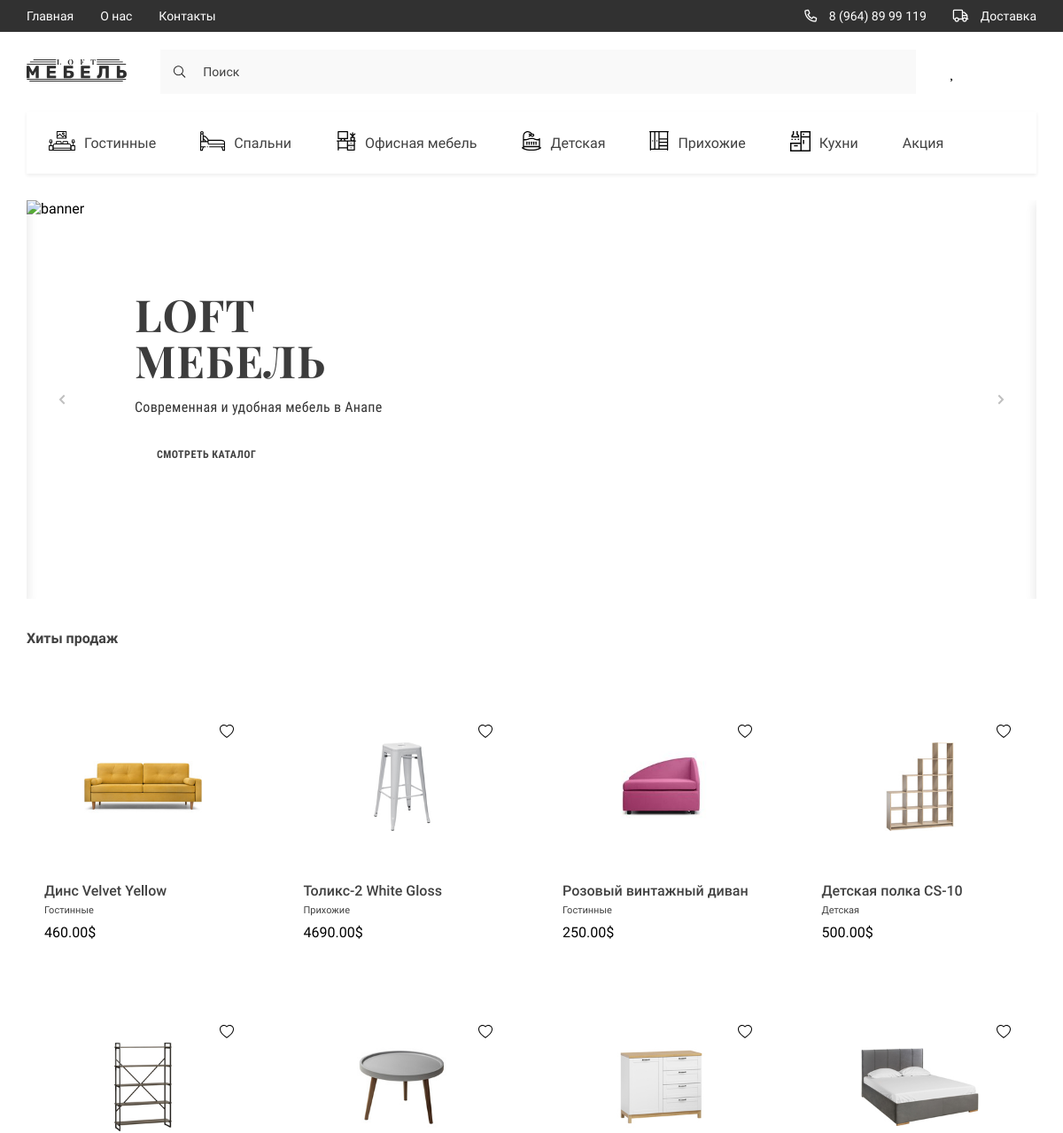
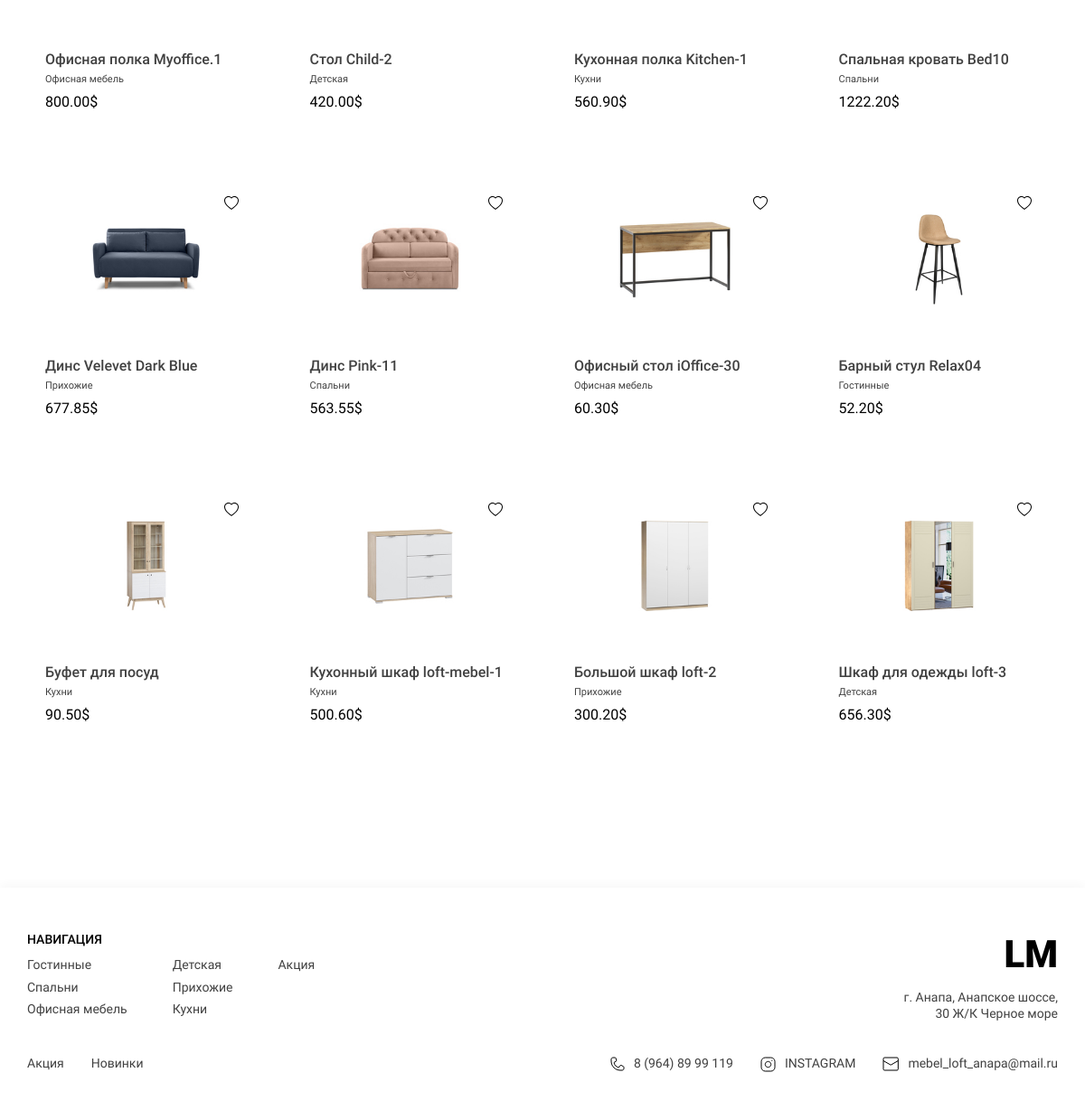
The page / on the database its author committed (2 pictures, top to bottom).
### store/models.py (models this page shows, shortened)
class Category(models.Model):
    title = models.CharField(max_length=255, verbose_name='Категория')
    svg = models.FileField(null=True, blank=True, upload_to='category/', verbose_name='Картина svg')
    svg_mobile = models.FileField(null=True, blank=True, upload_to='category/mobile_svg',
                                  verbose_name='Картнина мобильной версии svg')
    slug = models.SlugField(verbose_name='Слаг', unique=True, null=True)
    def __str__(self):
        return self.title
    class Meta:
        verbose_name = 'Категория'
        verbose_name_plural = 'Категории'
    def get_absolute_url(self):
        return reverse('category', kwargs={'slug': self.slug})

class Product(models.Model):
    title = models.CharField(max_length=255, verbose_name='Title')
    category = models.ForeignKey(Category, on_delete=models.CASCADE, verbose_name='Category')
    price = models.DecimalField(max_digits=12, decimal_places=2, verbose_name='Price')
    color = models.CharField(max_length=255, default='Black', verbose_name='Color')
    rating = models.FloatField(default=0, verbose_name='Rating')
    quantity_in_storage = models.IntegerField(default=0, verbose_name='Quantity')
    description = models.TextField(default='Here will be description of product', verbose_name='Discreption')
    depth = models.FloatField(default=0, verbose_name='Depth')
    width = models.FloatField(default=0, verbose_name='Width')
    height = models.FloatField(default=0, verbose_name='Height')
    slug = models.SlugField(verbose_name='Slug', unique=True, null=True)
    class Meta:
        verbose_name = 'Продукт'
        verbose_name_plural = 'Продукты'
    def get_first_image(self):
        error_image = 'https://www.autoglushitel.com/wp-content/uploads/2018/12/13124-600x600.jpg'
        if self.images:
            try:
                return self.images.first().image.url
            except:
                return error_image
        else:
            return error_image

class Gallery(models.Model):
    Product = models.ForeignKey(Product, on_delete=models.CASCADE, verbose_name='Product', related_name='images')
    image = models.ImageField(upload_to='gallery/', verbose_name='Image')
    class Meta:
        verbose_name = 'Gallery'
        verbose_name_plural = 'Galleries'

### store/views.py (the view)
# urls.py: path('', HomeView.as_view(), name='home'),
class HomeView(ListView):
    template_name = 'store/home.html'
    model = Category
    context_object_name = 'products'
    extra_context = {
        'title': 'Главная страница'
    }
    def get_queryset(self, *, object_list=None, **kwargs):
        products = Product.objects.all()
        return products

### store/templatetags/store_tags.py (called while the page is built)
@register.simple_tag()
def get_categories():
    return Category.objects.all()

@register.simple_tag()
def get_footer_categories():
    categories = Category.objects.all()
    footer_categories, footer_subcategories = [], []
    index = 0
    for category in categories:
        if len(footer_subcategories) >= 3:
            temp = footer_subcategories.copy()
            footer_categories.append(temp)
            footer_subcategories.clear()
            if len(categories[index::]) <= 3:
                footer_categories += [categories[index::]]
        index += 1
        footer_subcategories.append(category)
    return footer_categories

### store/templates/store/home.html
{% extends 'base.html' %}
{% block main %}
<main class="main">
    <div class="container">
        {% if 'search' in request.path %}
            {% if products|length %}
            <h2 class="products__title">Результат по поиску: {{ search_word }}</h2>
            {% else %}
            <h2 class="products__title">По вашему запросу "{{ search_word }}" ничего не найдено :(</h2>
            {% endif %}
        {% else %}
        <h2 class="products__title">Хиты продаж</h2>
        {% endif %}
        {% include 'store/components/product_card.html' %}
    </div>
</main>
{% endblock main %}

### templates/components/header/_header_list.html
{% load store_tags %}
{% get_categories as categories %}
<ul class="header__list _categories">
    {% for category in categories %}
    <li>
        <a href="{{ category.get_absolute_url }}" class="header__list-links">
            <span class="header__list-img">
                {% if category.svg %}
                <img src="{{ category.svg.url }}" alt="icons">
                {% endif %}
            </span>
            {{ category.title }}
        </a>
    </li>
    {% endfor %}
</ul>

### store/templates/store/components/product_card.html (shortened to what this page needs)
<section class="products">
    {% load store_tags %}
    {% if request.user.is_authenticated %}
    {% get_favorite_products request.user as fav_products %}
    {% endif %}
    <div class="products__content">
        {% for product in products %}
        <div class="products__item">
            {% if request.user.is_authenticated and product in fav_products %}
            <a href="{% url 'add_favorite_product' product.slug %}"
               style="margin-left:85%; text-decoration:none; color: red;">
                <svg xmlns="http://www.w3.org/2000/svg" width="16" height="16" fill="currentColor"
                     class="bi bi-heart-fill" viewBox="0 0 16 16">
                    <path fill-rule="evenodd"
                          d="M8 1.314C12.438-3.248 23.534 4.735 8 15-7.534 4.736 3.562-3.248 8 1.314z"/>
                </svg>
            </a>
            {% else %}
            <a href="{% url 'add_favorite_product' product.slug %}"
               style="margin-left:85%; text-decoration:none; color: black;">
            </a>
            {% endif %}
            <a href="{% url 'product' product.slug %}"> <img src="{{ product.get_first_image }}" alt=""
                                                             class="products__item-img" width="100px"
                                                             height="100px"></a>
            <div class="products__item-text">
                <h3 class="products__item-title">{{ product.title }}</h3>
                <div class="products__item-desrc">{{ product.category }}</div>
                <div class="products__item-price">{{ product.price }}$</div>
            </div>
        </div>
        {% endfor %}
    </div>
</section>

### templates/components/footer/_footer_navigate.html
{% load store_tags %}
{% get_footer_categories as main_categories %}
<div class="footer__navigate">
    <div class="footer__navigate-part">
        <h2 class="footer__navigate-title">НАВИГАЦИЯ</h2>
        <div class="footer__navigate-lists">
            {% for categories in main_categories %}
            <ul class="footer__navigate-list">
                {% for category in categories %}
                        <li><a href="{{ category.get_absolute_url }}" class="footer__navigate-links">{{ category.title }}</a></li>
                {% endfor %}
            </ul>
            {% endfor %}
        </div>
    </div>
    <div class="footer__navigate-part _right">
        <a href="./index.html" class="footer__logo">LM</a>
        <p class="footer__adress">г. Анапа, Анапское шоссе, 30 Ж/К Черное море</p>
    </div>
</div>

### store/static/store/css/style.css (style rules this page uses)
:root { --containerWidth: 1140px; --primaryColor: #414141; --primaryFont: 'Roboto'; --mainColor: #245462; }
* { padding: 0; margin: 0; box-sizing: border-box; text-decoration: none; list-style: none; font-family: var(--primaryFont); }
.container { width: 100%; max-width: calc(var(--containerWidth) + 30px); margin: 0 auto; padding: 0 15px; }
.nav__content-bars, ._categories, .nav__list-links>img, .nav__bars-open, ._truck { display: none; }
.header__list { display: flex; justify-content: space-between; align-items: center; }
.header__list._categories { justify-content: flex-start; width: 100%; overflow-x: scroll; background: #FFFFFF; box-shadow: 0px 2px 4px rgba(0, 0, 0, 0.07); margin-bottom: 30px; }
.header__list-links { padding: 24px 25px; display: flex; justify-content: center; align-items: center; height: 70px; transition: background .3s linear, color .3s linear; width: max-content; font-family: 'Roboto'; font-size: 16px; line-height: 19px; color: #414141; }
.header__list-links img { margin-right: 10px; min-width: 18px; transition: filter .3s linear; }
.main { width: 100%; flex-grow: 1; padding-bottom: 150px; }
.products { width: 100%; display: flex; flex-direction: column; margin-top: 30px; }
.products__title { font-size: 16px; line-height: 19px; color: #414141; margin-bottom: 35px; margin-top: 35px; }
.products__content { width: 100%; display: grid; grid-template-columns: repeat(4, minmax(137.67px, 263px)); column-gap: 30px; row-gap: 10px; }
.products__item { display: flex; justify-content: center; flex-direction: column; align-items: center; padding: 53px 20px 32px; transition: transform .3s linear; position: relative; }
.products__item-text { width: 100%; margin-top: 54px; }
.products__item-title { font-weight: 500; font-size: 16px; line-height: 19px; color: #414141; }
.products__item-desrc { font-size: 11px; line-height: 13px; color: #414141; margin: 6px 0 9px; }
.products__item-img { width: 100%; }
.footer__navigate { display: flex; width: 100%; justify-content: space-between; margin-bottom: 35px; }
.footer__navigate-part._right { text-align: right; }
.footer__navigate-title { font-weight: 500; font-size: 14px; line-height: 126.69%; color: #000000; margin-bottom: 10px; text-transform: uppercase; }
.footer__navigate-lists { display: flex; }
.footer__navigate-list { display: flex; flex-direction: column; align-items: flex-start; justify-content: flex-start; }
.footer__navigate-list:not(:last-child) { margin-right: 50px; }
.footer__navigate-links { font-size: 14px; line-height: 126.69%; color: #414141; display: block; margin-bottom: 7.24px; transition: color .3s linear; }
.footer__logo { font-weight: 900; font-size: 42px; line-height: 49px; color: #000000; display: block; margin-bottom: 15px; }
.footer__adress { font-size: 14px; line-height: 126.69%; text-align: right; color: #414141; width: 100%; max-width: 171px; }

### rows shown on the page
Category: svg (picture), title "Гостинные"
Category: svg (picture), title "Спальни"
Category: svg (picture), title "Офисная мебель"
Category: svg (picture), title "Детская"
Category: svg (picture), title "Прихожие"
Category: svg (picture), title "Кухни"
Category: title "Акция"
Product: get_first_image (picture), title "Динс Velvet Yellow", category "Гостинные", price "460.00"
Product: get_first_image (picture), title "Толикс-2 White Gloss", category "Прихожие", price "4690.00"
Product: get_first_image (picture), title "Розовый винтажный диван", category "Гостинные", price "250.00"
Product: get_first_image (picture), title "Детская полка CS-10", category "Детская", price "500.00"
Product: get_first_image (picture), title "Офисная полка Myoffice.1", category "Офисная мебель", price "800.00"
Product: get_first_image (picture), title "Стол Child-2", category "Детская", price "420.00"
Product: get_first_image (picture), title "Кухонная полка Kitchen-1", category "Кухни", price "560.90"
Product: get_first_image (picture), title "Спальная кровать Bed10", category "Спальни", price "1222.20"
Product: get_first_image (picture), title "Динс Velevet Dark Blue", category "Прихожие", price "677.85"
Product: get_first_image (picture), title "Динс Pink-11", category "Спальни", price "563.55"
Product: get_first_image (picture), title "Офисный стол iOffice-30", category "Офисная мебель", price "60.30"
Product: get_first_image (picture), title "Барный стул Relax04", category "Гостинные", price "52.20"
Product: get_first_image (picture), title "Буфет для посуд", category "Кухни", price "90.50"
Product: get_first_image (picture), title "Кухонный шкаф loft-mebel-1", category "Кухни", price "500.60"
Product: get_first_image (picture), title "Большой шкаф loft-2", category "Прихожие", price "300.20"
Product: get_first_image (picture), title "Шкаф для одежды loft-3", category "Детская", price "656.30"
